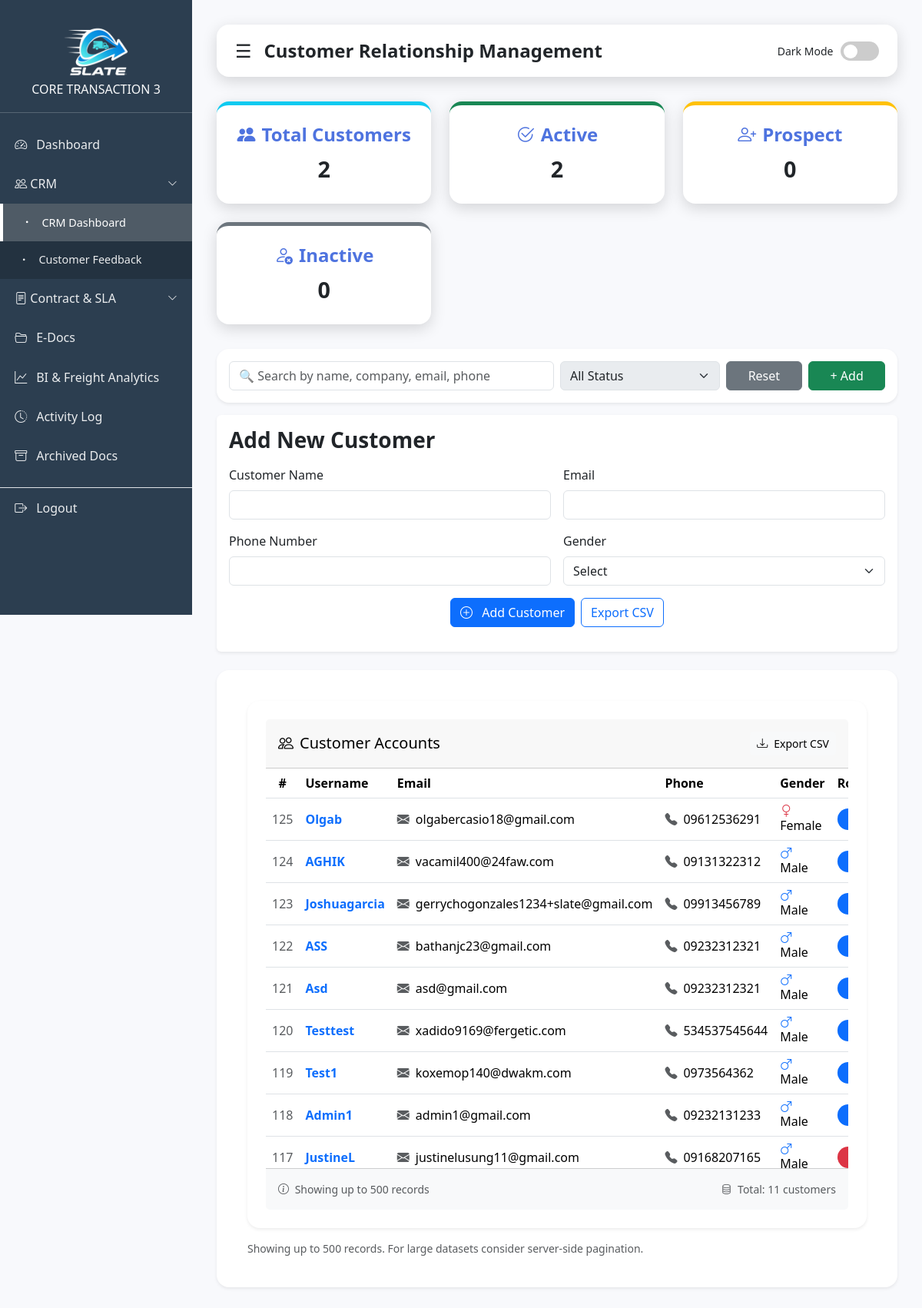
Before: /CRM.php (signed in) with the older database file.
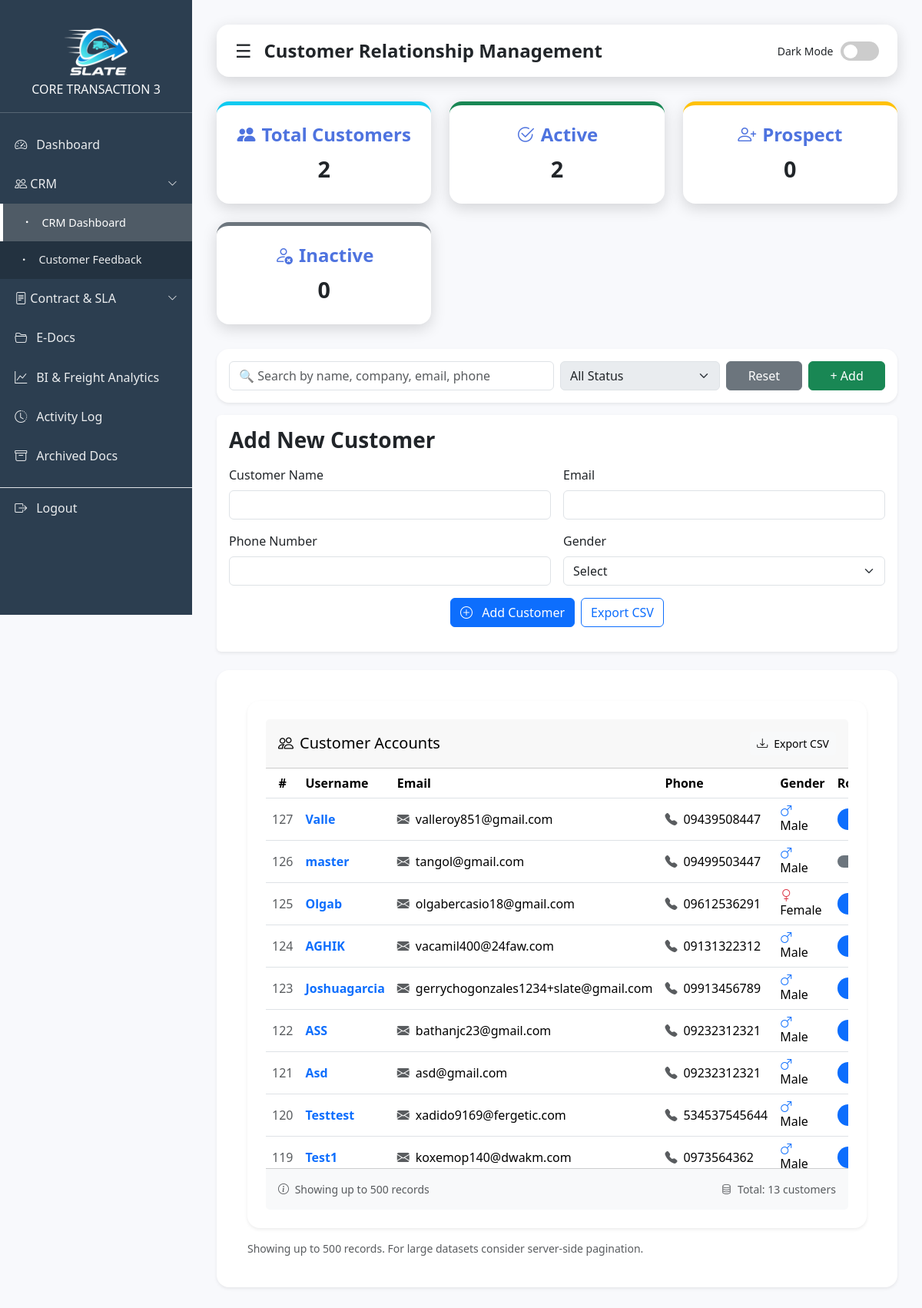
After: the same page with the newer database file.
### tables this page shows
CREATE TABLE `accounts` (
  `id` int(11) NOT NULL,
  `username` varchar(255) DEFAULT NULL,
  `email` varchar(100) NOT NULL,
  `phone_number` varchar(20) DEFAULT NULL,
  `gender` enum('Male','Female','Other') DEFAULT NULL,
  `password` varchar(255) DEFAULT NULL,
  `profile_image` varchar(255) DEFAULT NULL,
  `role` enum('admin','user') DEFAULT 'user',
  `created_at` timestamp NOT NULL DEFAULT current_timestamp(),
  `otp_hash` varchar(255) DEFAULT NULL,
  `otp_expires_at` datetime DEFAULT NULL,
  `otp_attempts` int(11) DEFAULT 0,
  `last_otp_sent_at` datetime NOT NULL DEFAULT current_timestamp()
);

### CRM.php (the view, shortened to what the changed rows need)
<?php
include('connection.php');
function h($s)
{
  return htmlspecialchars($s ?? '', ENT_QUOTES, 'UTF-8');
}
$sql = "SELECT id, username, email, phone_number, gender, role FROM accounts";
$sql .= " ORDER BY id DESC LIMIT 500";
$stmt = $conn->prepare($sql);
$stmt->execute();
$result = $stmt->get_result();
?>
<!DOCTYPE html>
<html lang="en">
<head>
  <link href="https://cdn.jsdelivr.net/npm/bootstrap@5.3.3/dist/css/bootstrap.min.css" rel="stylesheet">
  <link href="https://cdn.jsdelivr.net/npm/bootstrap-icons@1.11.3/font/bootstrap-icons.css" rel="stylesheet">
</head>
<body>
  <div class="content" id="mainContent">
    <div class="card shadow-sm">
      <div class="card-body">
        <div class="card shadow-sm border-0">
          <div class="card-body p-0">
            <div class="table-responsive">
              <table id="customersTable" class="table table-hover align-middle mb-0">
                <thead class="bg-light">
                  <tr>
                    <th scope="col" class="text-center" style="width: 70px">#</th>
                    <th scope="col">Username</th>
                    <th scope="col">Email</th>
                    <th scope="col">Phone</th>
                    <th scope="col">Gender</th>
                    <th scope="col">Role</th>
                  </tr>
                </thead>
                <tbody>
                  <?php if ($result->num_rows > 0): ?>
                    <?php while ($row = $result->fetch_assoc()): ?>
                      <tr>
                        <td class="text-center text-muted"><?= $row['id'] ?></td>
                        <td class="fw-semibold text-primary"><?= h($row['username']) ?></td>
                        <td>
                          <div class="d-flex align-items-center">
                            <i class="bi bi-envelope-fill text-muted me-2"></i>
                            <?= h($row['email']) ?>
                          </div>
                        </td>
                        <td>
                          <?php if ($row['phone_number']): ?>
                            <div class="d-flex align-items-center">
                              <i class="bi bi-telephone-fill text-muted me-2"></i>
                              <?= h($row['phone_number']) ?>
                            </div>
                          <?php else: ?>
                            <span class="text-muted fst-italic">N/A</span>
                          <?php endif; ?>
                        </td>
                        <td>
                          <i class="bi bi-<?= strtolower($row['gender']) === 'male' ? 'gender-male text-primary' : 'gender-female text-danger' ?> me-2"></i>
                          <?= h($row['gender']) ?>
                        </td>
                        <td>
                          <?php
                          $roleClass = match ($row['role']) {
                            'admin' => 'danger',
                            'user' => 'primary',
                            'customer' => 'success',
                            default => 'secondary'
                          };
                          ?>
                          <span class="badge bg-<?= $roleClass ?> rounded-pill px-3 py-2">
                          </span>
                        </td>
                      </tr>
                    <?php endwhile; ?>
                  <?php endif; ?>
                </tbody>
              </table>
            </div>
          </div>
          <div class="card-footer bg-light py-3">
            <div class="d-flex justify-content-between align-items-center">
              <small class="text-muted">
                <i class="bi bi-info-circle me-1"></i>
                Showing up to 500 records
              </small>
              <small class="text-muted">
                <i class="bi bi-database me-1"></i>
                Total: <?= $result->num_rows ?> customers
              </small>
            </div>
          </div>
        </div>
      </div>
    </div>
  </div>
</body>
</html>

Changed rows visible on the page:
no longer on this page (row unchanged): accounts: id "118", username "Admin1", email "admin1@gmail.com", phone_number "09232131233", gender "Male"
no longer on this page (row unchanged): accounts: id "117", username "JustineL", email "justinelusung11@gmail.com", phone_number "09168207165", gender "Male", role "admin" (drawn)
added accounts: id "127", username "Valle", email "valleroy851@gmail.com", phone_number "09439508447", gender "Male"
added accounts: id "126", username "master", email "tangol@gmail.com", phone_number "09499503447", gender "Male"
Other visible differences:
$result->num_rows: "11" → "13"
